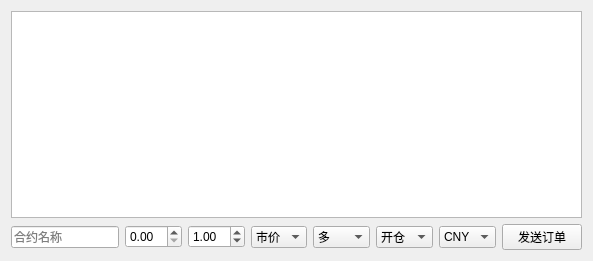
<?xml version="1.0" encoding="UTF-8"?>
<ui version="4.0">
 <class>TickForm</class>
 <widget class="QWidget" name="TickForm">
  <property name="geometry">
   <rect>
    <x>0</x>
    <y>0</y>
    <width>593</width>
    <height>261</height>
   </rect>
  </property>
  <property name="sizePolicy">
   <sizepolicy hsizetype="Expanding" vsizetype="Expanding">
    <horstretch>0</horstretch>
    <verstretch>0</verstretch>
   </sizepolicy>
  </property>
  <property name="windowTitle">
   <string>Form</string>
  </property>
  <layout class="QGridLayout" name="gridLayout">
   <item row="0" column="0">
    <layout class="QVBoxLayout" name="verticalLayout">
     <item>
      <widget class="QTableWidget" name="tickTable">
       <property name="rowCount">
        <number>0</number>
       </property>
      </widget>
     </item>
     <item>
      <layout class="QHBoxLayout" name="horizontalLayout">
       <item>
        <widget class="QLineEdit" name="contractLineEdit">
         <property name="sizePolicy">
          <sizepolicy hsizetype="Preferred" vsizetype="Fixed">
           <horstretch>0</horstretch>
           <verstretch>0</verstretch>
          </sizepolicy>
         </property>
         <property name="placeholderText">
          <string>合约名称</string>
         </property>
        </widget>
       </item>
       <item>
        <widget class="QDoubleSpinBox" name="priceDoubleSpinBox">
         <property name="sizePolicy">
          <sizepolicy hsizetype="Preferred" vsizetype="Fixed">
           <horstretch>0</horstretch>
           <verstretch>0</verstretch>
          </sizepolicy>
         </property>
        </widget>
       </item>
       <item>
        <widget class="QDoubleSpinBox" name="volDoubleSpinBox">
         <property name="sizePolicy">
          <sizepolicy hsizetype="Preferred" vsizetype="Fixed">
           <horstretch>0</horstretch>
           <verstretch>0</verstretch>
          </sizepolicy>
         </property>
         <property name="value">
          <double>1.000000000000000</double>
         </property>
        </widget>
       </item>
       <item>
        <widget class="QComboBox" name="priceTypeComboBox">
         <item>
          <property name="text">
           <string>市价</string>
          </property>
         </item>
         <item>
          <property name="text">
           <string>限价</string>
          </property>
         </item>
         <item>
          <property name="text">
           <string>FAK</string>
          </property>
         </item>
         <item>
          <property name="text">
           <string>FOK</string>
          </property>
         </item>
        </widget>
       </item>
       <item>
        <widget class="QComboBox" name="directionComboBox">
         <item>
          <property name="text">
           <string>多</string>
          </property>
         </item>
         <item>
          <property name="text">
           <string>空</string>
          </property>
         </item>
        </widget>
       </item>
       <item>
        <widget class="QComboBox" name="offsetComboBox">
         <item>
          <property name="text">
           <string>开仓</string>
          </property>
         </item>
         <item>
          <property name="text">
           <string>平仓</string>
          </property>
         </item>
         <item>
          <property name="text">
           <string>平今</string>
          </property>
         </item>
         <item>
          <property name="text">
           <string>平昨</string>
          </property>
         </item>
        </widget>
       </item>
       <item>
        <widget class="QComboBox" name="currencyComboBox">
         <item>
          <property name="text">
           <string>CNY</string>
          </property>
         </item>
         <item>
          <property name="text">
           <string>USD</string>
          </property>
         </item>
        </widget>
       </item>
       <item>
        <widget class="QPushButton" name="orderPushButton">
         <property name="sizePolicy">
          <sizepolicy hsizetype="Preferred" vsizetype="Fixed">
           <horstretch>0</horstretch>
           <verstretch>0</verstretch>
          </sizepolicy>
         </property>
         <property name="text">
          <string>发送订单</string>
         </property>
        </widget>
       </item>
      </layout>
     </item>
    </layout>
   </item>
  </layout>
 </widget>
 <resources/>
 <connections/>
</ui>
